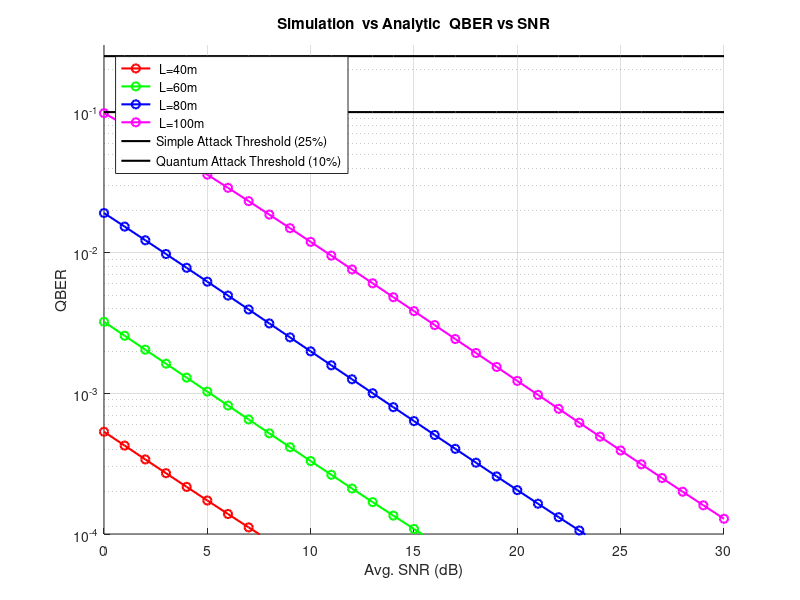

The MATLAB script that drew this image:
clc; close all; clear;

% --- Parameters ---
K3 = 10^-14; % Turbulence strength
lambda = 480e-9; % Wavelength in meters

R_d = 0.0125;
A = 30 * 10^-4; % Convert from cm^2 to m^2
delta_t_prime = 200 * 10^-15; % Convert ps to s
delta_t = 35 * 10^-9; % Convert ns to s
delta_lambda = 0.12 * 10^-9; % Convert nm to m
phi = 26 * (pi/180); % Convert degrees to radians
omega = 2*pi*(1 - cos(phi));
h = 6.626 * (10^-34); % Planck's constant
c = 3 * 10^8; % Speed of light
I_dc = 30; % Dark current in Hz    
u = 0.5; % Photon no. per pulse
eta = 0.3; % Quantum efficiency
x_c = 0.075; % Attenuation coefficient (m^-1)
L = 1000;

% Distances (meters)
distances = [40, 60, 80, 100];

% Wind speed (fixed)
wind_speed = 10; % m/s

% SNR range in dB
snrdB = 0:30;
snr = 10.^(snrdB ./ 10);

% Background radiation power reaching detector
p_s = (R_d * A * delta_t_prime * lambda * delta_lambda * omega) / (4 * h * c * delta_t);

% Preallocate QBER matrices
QBER_simulation = zeros(length(distances), length(snrdB));
QBER_analytic = zeros(length(distances), length(snrdB));

% --- Simulation with randomness (original) ---
for d = 1:length(distances)
    r = distances(d);
    
    sigmar2 = 37.3 * K3 * ((2 * pi / lambda)^(7/6)) * (L^(11/6));
    sigma2 = exp(((0.49 * sigmar2) / ((1 + 1.11 * sigmar2^(12/5))^(7/6))) + ...
                 ((0.51 * sigmar2) / ((1 + 0.69 * sigmar2^(12/5))^(5/6)))) - 1;
    
    % Generate random beta and theta_1
    rand_val = 2 * pi * rand(1,1);
    beta_val = atan(sqrt(-sigma2 * log(rand_val))) * (pi/180);
    
    theta_min = abs(beta_val - phi);
    theta_max = beta_val + phi;
    theta_1 = theta_min + (theta_max - theta_min) * rand_val;
    
    theta_2 = asin((1.0 * sin(theta_1) / 1.33));
    t_p = (2 * sin(theta_2) .* cos(theta_1)) ./ (sin(theta_1 + theta_2) .* cos(theta_1 - theta_2));
    t_s = (2 * sin(theta_2) .* cos(theta_1)) ./ (sin(theta_1 + theta_2));
    
    theta_dev = abs((atan(t_p ./ t_s)) - (pi / 4));
    eta_p = (sin(theta_dev)).^2;
    
    attenuation_factor = 1.2 + (wind_speed / 1000);
    modified_x_c = x_c * attenuation_factor;
    
    N_modified = (u * eta / (4 * delta_t)) * exp(-modified_x_c * r);
    
    for j = 1:length(snrdB)
        snr_linear = snr(j);
        received_signal = snr_linear * N_modified;
        
        QBER_simulation(d,j) = ((received_signal * eta_p) + I_dc + p_s) ./ ...
                               ((2 * received_signal) + (2 * I_dc) + (2 * p_s));
    end
end

% --- Analytic model (no randomness) ---
for d = 1:length(distances)
    r = distances(d);

    sigmar2 = 37.3 * K3 * ((2 * pi / lambda)^(7/6)) * (L^(11/6));
    sigma2 = exp(((0.49 * sigmar2) / ((1 + 1.11 * sigmar2^(12/5))^(7/6))) + ...
                 ((0.51 * sigmar2) / ((1 + 0.69 * sigmar2^(12/5))^(5/6)))) - 1;
    
    % Log-normal fading parameters
    mu_ln = -0.5 * log(1 + sigma2);
    sigma_ln = sqrt(log(1 + sigma2));
    lognorm_pdf = @(g) (1 ./ (g * sigma_ln * sqrt(2*pi))) .* ...
                      exp(- (log(g) - mu_ln).^2 ./ (2 * sigma_ln^2));
    
    % Use fixed average eta_p (e.g., from literature or approximate)
    eta_p_avg = 0.02; % Chosen fixed value
    
    attenuation_factor = 1.2 + (wind_speed / 1000);
    modified_x_c = x_c * attenuation_factor;
    
    N0 = (u * eta / (4 * delta_t)) * exp(-modified_x_c * r);
    
    for j = 1:length(snrdB)
        snr_linear = snr(j);
        
        integrand = @(g) ((snr_linear * N0 .* g * eta_p_avg + I_dc + p_s) ./ ...
                          (2 * snr_linear * N0 .* g + 2 * I_dc + 2 * p_s)) .* ...
                          lognorm_pdf(g);
                      
        QBER_analytic(d,j) = integral(integrand, 0, inf, 'RelTol',1e-6,'AbsTol',1e-12);
    end
end

% --- Plot both with analytic in red, simulation in blue ---
figure;
hold on;

colors_sim = {'r', 'g', 'b', 'm'};    % Simulation: blue for all distances
colors_ana = {'r', 'g', 'b', 'm'};    % Analytic: red for all distances

for d = 1:length(distances)
    semilogy(snrdB, QBER_simulation(d,:), strcat(colors_sim{d}, 'o-'), 'LineWidth', 1.5, ...
             'DisplayName', sprintf(' L=%dm', distances(d)));
end
%for d = 1:length(distances)
   % semilogy(snrdB, QBER_analytic(d,:), strcat(colors_ana{d}, 'o'), 'LineWidth', 2, ...
           %  'DisplayName', sprintf('Analytic L=%dm', distances(d)));
%end

% Thresholds
plot(snrdB, 0.25 * ones(size(snrdB)), 'k', 'LineWidth', 1.5, 'DisplayName', 'Simple Attack Threshold (25%)');
plot(snrdB, 0.10 * ones(size(snrdB)), 'k', 'LineWidth', 1.5, 'DisplayName', 'Quantum Attack Threshold (10%)');

xlabel('Avg. SNR (dB)');
ylabel('QBER');
title('Simulation  vs Analytic  QBER vs SNR');
legend('Location', 'northwest');
grid on;
ylim([1e-4 0.3]);
hold off;

% --- Print comparison table ---
selected_snr_indices = [1, 11, 21, 31]; % Correspond to 0,10,20,30 dB

fprintf('\nDistance(m) | SNR(dB) | QBER_simulation | QBER_analytic\n');
fprintf('---------------------------------------------------------\n');
for d = 1:length(distances)
    for idx = selected_snr_indices
        fprintf('%10d | %7.1f | %14.5e | %12.5e\n', distances(d), snrdB(idx), QBER_simulation(d, idx), QBER_analytic(d, idx));
    end
end
